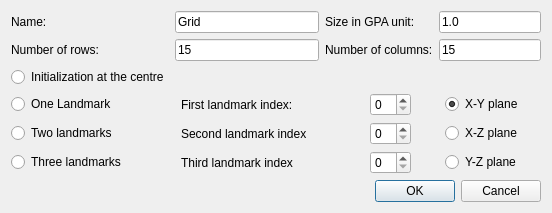
<ui version="4.0" >
 <class>CreateGridDialog</class>
 <widget class="QDialog" name="CreateGridDialog" >
  <property name="geometry" >
   <rect>
    <x>0</x>
    <y>0</y>
    <width>545</width>
    <height>197</height>
   </rect>
  </property>
  <property name="windowTitle" >
   <string>Dialog</string>
  </property>
  <layout class="QGridLayout" name="gridLayout" >
   <item row="0" column="0" >
    <widget class="QLabel" name="label_15" >
     <property name="text" >
      <string>Name:</string>
     </property>
    </widget>
   </item>
   <item row="0" column="1" colspan="4" >
    <widget class="QLineEdit" name="lineEdit" >
     <property name="text" >
      <string>Grid</string>
     </property>
    </widget>
   </item>
   <item row="0" column="5" colspan="4" >
    <widget class="QLabel" name="label_13" >
     <property name="text" >
      <string>Size in GPA unit:</string>
     </property>
    </widget>
   </item>
   <item row="0" column="9" colspan="4" >
    <widget class="QLineEdit" name="lineEdit_2" >
     <property name="text" >
      <string>1.0</string>
     </property>
    </widget>
   </item>
   <item row="1" column="0" >
    <widget class="QLabel" name="label_2" >
     <property name="text" >
      <string>Number of rows:</string>
     </property>
    </widget>
   </item>
   <item row="1" column="1" colspan="4" >
    <widget class="QLineEdit" name="line1" >
     <property name="text" >
      <string>15</string>
     </property>
    </widget>
   </item>
   <item row="1" column="5" colspan="4" >
    <widget class="QLabel" name="label_3" >
     <property name="text" >
      <string>Number of columns:</string>
     </property>
    </widget>
   </item>
   <item row="1" column="9" colspan="4" >
    <widget class="QLineEdit" name="line2" >
     <property name="text" >
      <string>15</string>
     </property>
    </widget>
   </item>
   <item row="4" column="0" colspan="2" >
    <widget class="QRadioButton" name="radioButton" >
     <property name="text" >
      <string>One Landmark</string>
     </property>
    </widget>
   </item>
   <item row="4" column="10" colspan="2" >
    <widget class="QRadioButton" name="radioButton_4" >
     <property name="text" >
      <string>X-Y plane</string>
     </property>
     <property name="checked" >
      <bool>true</bool>
     </property>
    </widget>
   </item>
   <item row="4" column="12" >
    <widget class="QLabel" name="label_11" >
     <property name="text" >
      <string/>
     </property>
    </widget>
   </item>
   <item row="5" column="0" colspan="2" >
    <widget class="QRadioButton" name="radioButton_2" >
     <property name="text" >
      <string>Two landmarks</string>
     </property>
    </widget>
   </item>
   <item row="5" column="7" >
    <widget class="QSpinBox" name="spinBox_2" />
   </item>
   <item row="8" column="0" colspan="13" >
    <widget class="QDialogButtonBox" name="buttonBox" >
     <property name="orientation" >
      <enum>Qt::Horizontal</enum>
     </property>
     <property name="standardButtons" >
      <set>QDialogButtonBox::Cancel|QDialogButtonBox::Ok</set>
     </property>
    </widget>
   </item>
   <item row="4" column="7" >
    <widget class="QSpinBox" name="spinBox" />
   </item>
   <item row="5" column="10" >
    <widget class="QRadioButton" name="radioButton_5" >
     <property name="text" >
      <string>X-Z plane</string>
     </property>
    </widget>
   </item>
   <item row="3" column="0" >
    <widget class="QRadioButton" name="radioButton_9" >
     <property name="text" >
      <string>Initialization at the centre</string>
     </property>
     <property name="checked" >
      <bool>false</bool>
     </property>
    </widget>
   </item>
   <item row="4" column="2" >
    <widget class="QLabel" name="label_5" >
     <property name="text" >
      <string>First landmark index:</string>
     </property>
    </widget>
   </item>
   <item row="5" column="2" >
    <widget class="QLabel" name="label_7" >
     <property name="text" >
      <string>Second landmark index</string>
     </property>
    </widget>
   </item>
   <item row="6" column="2" >
    <widget class="QLabel" name="label_8" >
     <property name="text" >
      <string>Third landmark index</string>
     </property>
    </widget>
   </item>
   <item row="6" column="0" >
    <widget class="QRadioButton" name="radioButton_3" >
     <property name="text" >
      <string>Three landmarks</string>
     </property>
    </widget>
   </item>
   <item row="6" column="7" >
    <widget class="QSpinBox" name="spinBox_3" />
   </item>
   <item row="6" column="10" >
    <widget class="QRadioButton" name="radioButton_6" >
     <property name="text" >
      <string>Y-Z plane</string>
     </property>
    </widget>
   </item>
  </layout>
 </widget>
 <resources/>
 <connections>
  <connection>
   <sender>buttonBox</sender>
   <signal>accepted()</signal>
   <receiver>CreateGridDialog</receiver>
   <slot>accept()</slot>
   <hints>
    <hint type="sourcelabel" >
     <x>248</x>
     <y>254</y>
    </hint>
    <hint type="destinationlabel" >
     <x>157</x>
     <y>274</y>
    </hint>
   </hints>
  </connection>
  <connection>
   <sender>buttonBox</sender>
   <signal>rejected()</signal>
   <receiver>CreateGridDialog</receiver>
   <slot>reject()</slot>
   <hints>
    <hint type="sourcelabel" >
     <x>316</x>
     <y>260</y>
    </hint>
    <hint type="destinationlabel" >
     <x>286</x>
     <y>274</y>
    </hint>
   </hints>
  </connection>
 </connections>
</ui>
